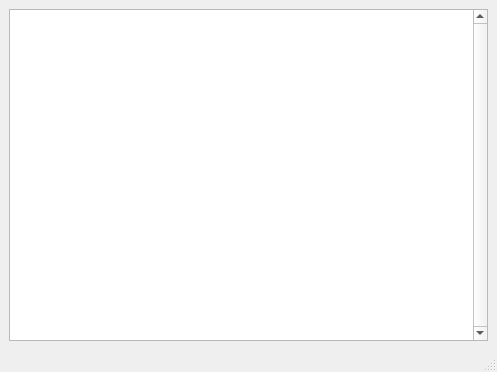
<?xml version="1.0" encoding="UTF-8"?>
<ui version="4.0">
 <class>MainWindow</class>
 <widget class="QMainWindow" name="MainWindow">
  <property name="geometry">
   <rect>
    <x>0</x>
    <y>0</y>
    <width>497</width>
    <height>372</height>
   </rect>
  </property>
  <property name="windowTitle">
   <string>MainWindow</string>
  </property>
  <widget class="QWidget" name="centralwidget">
   <layout class="QGridLayout" name="gridLayout">
    <item row="0" column="0">
     <widget class="QPlainTextEdit" name="pteLog">
      <property name="verticalScrollBarPolicy">
       <enum>Qt::ScrollBarAlwaysOn</enum>
      </property>
      <property name="readOnly">
       <bool>true</bool>
      </property>
     </widget>
    </item>
   </layout>
  </widget>
  <widget class="QMenuBar" name="menubar">
   <property name="geometry">
    <rect>
     <x>0</x>
     <y>0</y>
     <width>497</width>
     <height>20</height>
    </rect>
   </property>
  </widget>
  <widget class="QStatusBar" name="statusbar"/>
 </widget>
 <resources/>
 <connections/>
</ui>
